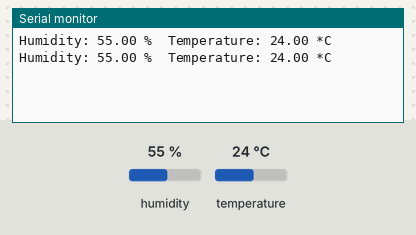
Simulated run of this sketch. Board: Arduino Uno, built with avr-gcc and run on an emulated ATmega328P. Parts: the last lines printed to the serial monitor. Inputs (shaded band) come from the test bench; at power-on: humidity 55 %, temperature 24 °C.

Above: at 2.8 s.
2.9 s: humidity set to 22 %
At 4.9 s:
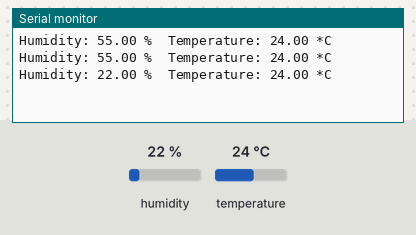
5.6 s: temperature set to 12 °C
At 7.3 s:
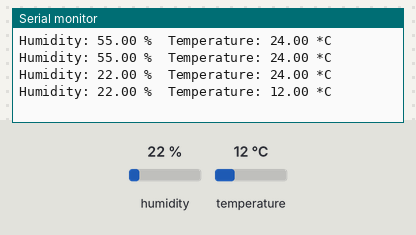
8.3 s: humidity set to 40 %
At 11.0 s:
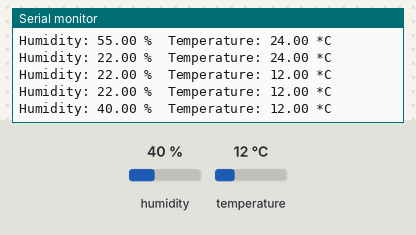
Timing chart, 0 to 12.5 s (numbered marks = the images above; inputs shaded):
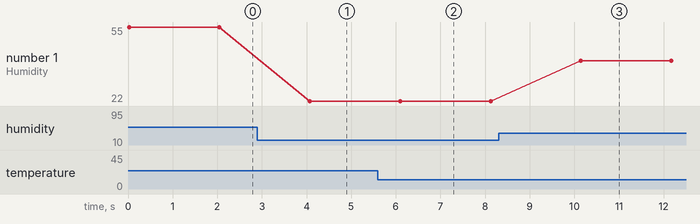

Measured:
- after the input at 2.9 s, the serial monitor: prints a new line after 1.2 s (image 1)
- after the input at 5.6 s, the serial monitor: prints a new line after 0.50 s (image 2)
- after the input at 8.3 s, the serial monitor: prints a new line after 1.8 s (image 3)
- plotted number 1: 55 → 22 after the input at 2.9 s, 22 → 40 after the input at 8.3 s

The sketch:

DHT11.ino
```cpp
#include<DHT.h>

#define DHTTYPE DHT11
#define DHTPIN 2

DHT dht(DHTPIN, DHTTYPE);

void setup() {
  Serial.begin(9600);

  dht.begin();
}

void loop() {
  float temp = dht.readTemperature();
  float hum = dht.readHumidity();

  Serial.print(F("Humidity: "));
  Serial.print(hum);
  Serial.print(F(" %\t"));
  Serial.print(F("Temperature: "));
  Serial.print(temp);
  Serial.println(F(" *C"));

  delay(2000);
}
```
